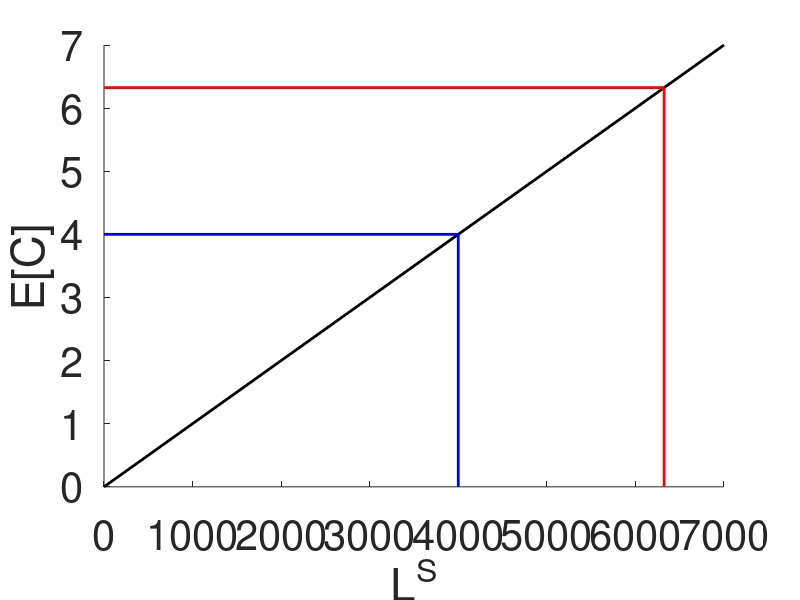

This chart was generated by the following MATLAB code:
figure;
hold on;
set(gca, 'fontsize', 30);
xlabel('L^S');
ylabel('E[C]');
plot([0,7000], [0,7], 'color', 'k', 'linewidth', 2);
plot([0,4000], [4,4], 'color', 'b', 'linewidth', 2);
plot([4000,4000], [0,4], 'color', 'b', 'linewidth', 2);
plot([0,2000*sqrt(10)], [2*sqrt(10),2*sqrt(10)], 'color', 'r', 'linewidth', 2);
plot([2000*sqrt(10),2000*sqrt(10)], [0,2*sqrt(10)], 'color', 'r', 'linewidth', 2);